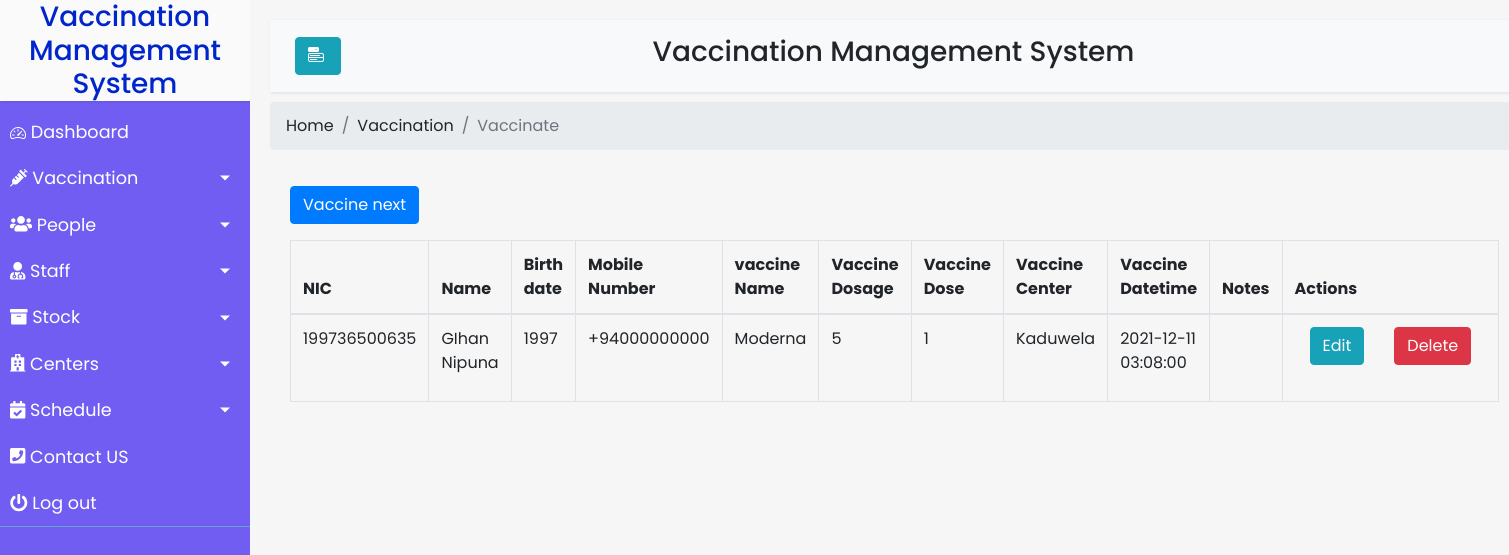
The app's page /Vaccination/ViewVaccinate.php with its own data.
### tables this page shows
CREATE TABLE `vaccinate_tbl` (
  `nic` varchar(12) NOT NULL,
  `name` varchar(50) NOT NULL,
  `age` varchar(11) NOT NULL,
  `mobilenum` varchar(30) NOT NULL,
  `v_name` varchar(20) NOT NULL,
  `v_dosage` int(11) NOT NULL,
  `v_dose` int(11) NOT NULL,
  `v_center` varchar(20) NOT NULL,
  `v_datetime` datetime NOT NULL,
  `comments` varchar(200) NOT NULL
);

### Vaccination/ViewVaccinate.php (the view, shortened to what this page needs)
<!DOCTYPE html>
<html>
<?php
include "../config.php";
$sql="SELECT * FROM vaccinate_tbl order by v_datetime DESC;";
$result=$conn->query($sql);
?>
<head>
    <link rel="stylesheet" href="https://stackpath.bootstrapcdn.com/bootstrap/4.1.0/css/bootstrap.min.css">
    <link rel="stylesheet" href="https://cdn.jsdelivr.net/npm/bootstrap-icons@1.5.0/font/bootstrap-icons.css">
    <link rel="stylesheet" href="Homepage.css">
    <link rel="stylesheet" href="Vac&Sched.css">
</head>
<body>
    <div class="wrapper">
        <?php include '../navbar.php' ?>
        <div id="content">
            <nav class="navbar navbar-expand-lg navbar-light bg-light">
                <div class="container-fluid">
                    <button type="button" id="sidebarCollapse" class="btn btn-info ">
                        <i class="bi bi-menu-button-fill"></i>
                    </button>
                    <h3 style="margin-right: 30%;">Vaccination Management System</h3>
                </div>
            </nav>
            <nav aria-label="breadcrumb">
                <ol class="breadcrumb">
                    <li class="breadcrumb-item"><a href="#">Home</a></li>
                    <li class="breadcrumb-item"><a href="#">Vaccination</a></li>
                    <li class="breadcrumb-item active" aria-current="page">Vaccinate</li>
                </ol>
            </nav>
            <div>
                <div class="card-body">
                    <a  class="btn btn-primary mb-3" href="Vaccinate.php">Vaccine next</a>
                            <table id = "vactbl"class="table table-bordered">
                            <thead>
                                    <tr>
                                        <th scope="col">NIC</th>
                                        <th scope="col">Name </th>
                                        <th scope="col">Birth date</th>
                                        <th scope="col">Mobile Number</th>
                                        <th scope="col">vaccine Name</th>
                                        <th scope="col">Vaccine Dosage</th>
                                        <th scope="col">Vaccine Dose</th>
                                        <th scope="col">Vaccine Center</th>
                                        <th scope="col">Vaccine Datetime</th>
                                        <th scope="col">Notes</th>
                                        <th scope="col">Actions</th>
                                    </tr>
                                </thead>
                            <tbody>
                                <?php
                                while($row=$result->fetch_assoc()){
                                    ?>
                                    <tr>
                                        <td><?php echo $row['nic']; ?></td>
                                        <td><?php echo $row['name']; ?></td>
                                        <td><?php echo $row['age'] ?></td>
                                        <td><?php echo $row['mobilenum'] ?></td>
                                        <td><?php echo $row['v_name'] ?></td>
                                        <td><?php echo $row['v_dosage'] ?></td>
                                        <td><?php echo $row['v_dose'] ?></td>
                                        <td><?php echo $row['v_center'] ?></td>
                                        <td><?php echo $row['v_datetime'] ?></td>
                                        <td><?php echo $row['comments'] ?></td>
                                        <td>
                                            <div class="d-flex justify-content-center"" style="center">
                                                <div class="col center">
                                                <a class="btn btn-info" href="UpdateVaccinate.php?id=<?php echo $row['nic'] ?>" >Edit</a>&nbsp;&nbsp;
                                                </div>
                                                <div class="col center">
                                                <a class="btn btn-danger" href="deletevaccinate.php?id=<?php echo $row['nic'] ?>">Delete</a>
                                                </div>
                                            </div>
                                        </td>
                                    </tr>
                                <?php
                                }
                                ?>
                            </tbody>
                        </table>
                    </div>
                </div>
        </div>
    </div>
</body>
</html>

### Vaccination/Homepage.css (style rules this page uses)
body { font-family: 'Poppins', sans-serif; background: #e785eb; }
a, a:hover, a:focus { color: inherit; text-decoration: none; transition: all 0.3s; }
.navbar { padding: 15px 10px; background: #fff; border: none; border-radius: 0; margin-bottom: 10px; box-shadow: 1px 1px 3px rgba(0, 0, 0, 0.1); }
i, span { display: inline-block; }
.wrapper { display: flex; align-items: stretch; }
#content { width: 100%; padding: 20px; min-height: 100vh; transition: all 0.3s; background-color: #f6f6f6; }

### Vaccination/Vac&Sched.css (style rules this page uses)
html body { height: 100%; background-color: #f6f6f6; direction: ltr; }

### css/Homepage.css (style rules this page uses)
body { font-family: 'Poppins', sans-serif; background: #fafafa; }
a, a:hover, a:focus { color: inherit; text-decoration: none; transition: all 0.3s; }
.navbar { padding: 15px 10px; background: #fff; border: none; border-radius: 0; margin-bottom: 10px; box-shadow: 1px 1px 3px rgba(0, 0, 0, 0.1); }
i, span { display: inline-block; }
.wrapper { display: flex; align-items: stretch; }
#content { width: 100%; padding: 20px; min-height: 100vh; transition: all 0.3s; background-color: #f6f6f6; }

### records on screen
vaccinate_tbl: nic "199736500635", name "GIhan Nipuna", age "1997", mobilenum "+94000000000", v_name "Moderna", v_dosage "5", v_dose "1", v_center "Kaduwela", v_datetime "2021-12-11 03:08:00"
